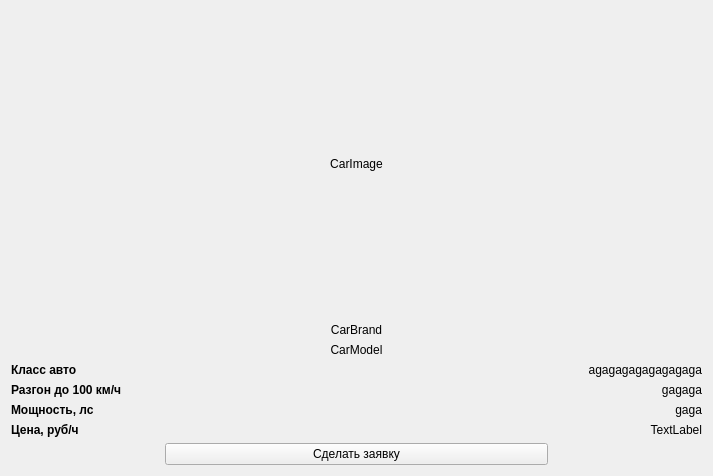
<?xml version="1.0" encoding="UTF-8"?>
<ui version="4.0">
 <class>CarCardViewModel</class>
 <widget class="QWidget" name="CarCardViewModel">
  <property name="geometry">
   <rect>
    <x>0</x>
    <y>0</y>
    <width>713</width>
    <height>476</height>
   </rect>
  </property>
  <property name="windowTitle">
   <string>Form</string>
  </property>
  <layout class="QVBoxLayout" name="verticalLayout_2">
   <item>
    <layout class="QVBoxLayout" name="verticalLayout" stretch="1,0,0,0">
     <item>
      <layout class="QHBoxLayout" name="horizontalLayout_2">
       <item>
        <widget class="QLabel" name="carImage">
         <property name="sizePolicy">
          <sizepolicy hsizetype="Expanding" vsizetype="Expanding">
           <horstretch>0</horstretch>
           <verstretch>0</verstretch>
          </sizepolicy>
         </property>
         <property name="frameShape">
          <enum>QFrame::NoFrame</enum>
         </property>
         <property name="text">
          <string>CarImage</string>
         </property>
         <property name="alignment">
          <set>Qt::AlignCenter</set>
         </property>
        </widget>
       </item>
      </layout>
     </item>
     <item>
      <widget class="QLabel" name="carBrandName">
       <property name="frameShape">
        <enum>QFrame::NoFrame</enum>
       </property>
       <property name="text">
        <string>CarBrand</string>
       </property>
       <property name="alignment">
        <set>Qt::AlignCenter</set>
       </property>
      </widget>
     </item>
     <item>
      <layout class="QHBoxLayout" name="horizontalLayout_3">
       <item>
        <widget class="QLabel" name="carModelName">
         <property name="text">
          <string>CarModel</string>
         </property>
         <property name="alignment">
          <set>Qt::AlignCenter</set>
         </property>
        </widget>
       </item>
      </layout>
     </item>
     <item>
      <layout class="QFormLayout" name="formLayout">
       <item row="0" column="0">
        <widget class="QLabel" name="label">
         <property name="styleSheet">
          <string notr="true">QLabel{
	font-size: 9pt;
	font-weight: 800;
}</string>
         </property>
         <property name="text">
          <string>Класс авто</string>
         </property>
        </widget>
       </item>
       <item row="0" column="1">
        <widget class="QLabel" name="carClass">
         <property name="text">
          <string>agagagagagagagaga</string>
         </property>
         <property name="alignment">
          <set>Qt::AlignRight|Qt::AlignTrailing|Qt::AlignVCenter</set>
         </property>
        </widget>
       </item>
       <item row="1" column="0">
        <widget class="QLabel" name="label_3">
         <property name="styleSheet">
          <string notr="true">QLabel{
	font-size: 9pt;
	font-weight: 800;
}</string>
         </property>
         <property name="text">
          <string>Разгон до 100 км/ч</string>
         </property>
        </widget>
       </item>
       <item row="1" column="1">
        <widget class="QLabel" name="carAcseleration">
         <property name="text">
          <string>gagaga</string>
         </property>
         <property name="alignment">
          <set>Qt::AlignRight|Qt::AlignTrailing|Qt::AlignVCenter</set>
         </property>
        </widget>
       </item>
       <item row="2" column="0">
        <widget class="QLabel" name="label_5">
         <property name="styleSheet">
          <string notr="true">QLabel{
	font-size: 9pt;
	font-weight: 800;
}</string>
         </property>
         <property name="text">
          <string>Мощность, лс</string>
         </property>
        </widget>
       </item>
       <item row="2" column="1">
        <widget class="QLabel" name="carPower">
         <property name="text">
          <string>gaga</string>
         </property>
         <property name="alignment">
          <set>Qt::AlignRight|Qt::AlignTrailing|Qt::AlignVCenter</set>
         </property>
        </widget>
       </item>
       <item row="3" column="0">
        <widget class="QLabel" name="label_7">
         <property name="styleSheet">
          <string notr="true">QLabel{
	font-size: 9pt;
	font-weight: 800;
}</string>
         </property>
         <property name="text">
          <string>Цена, руб/ч</string>
         </property>
        </widget>
       </item>
       <item row="3" column="1">
        <widget class="QLabel" name="rentalPrice">
         <property name="text">
          <string>TextLabel</string>
         </property>
         <property name="alignment">
          <set>Qt::AlignRight|Qt::AlignTrailing|Qt::AlignVCenter</set>
         </property>
        </widget>
       </item>
      </layout>
     </item>
    </layout>
   </item>
   <item>
    <layout class="QHBoxLayout" name="horizontalLayout" stretch="2,5,2">
     <item>
      <spacer name="horizontalSpacer_2">
       <property name="orientation">
        <enum>Qt::Horizontal</enum>
       </property>
       <property name="sizeHint" stdset="0">
        <size>
         <width>40</width>
         <height>20</height>
        </size>
       </property>
      </spacer>
     </item>
     <item>
      <widget class="QPushButton" name="createOrder">
       <property name="text">
        <string>Сделать заявку</string>
       </property>
      </widget>
     </item>
     <item>
      <spacer name="horizontalSpacer">
       <property name="orientation">
        <enum>Qt::Horizontal</enum>
       </property>
       <property name="sizeHint" stdset="0">
        <size>
         <width>40</width>
         <height>20</height>
        </size>
       </property>
      </spacer>
     </item>
    </layout>
   </item>
  </layout>
 </widget>
 <resources/>
 <connections/>
</ui>
